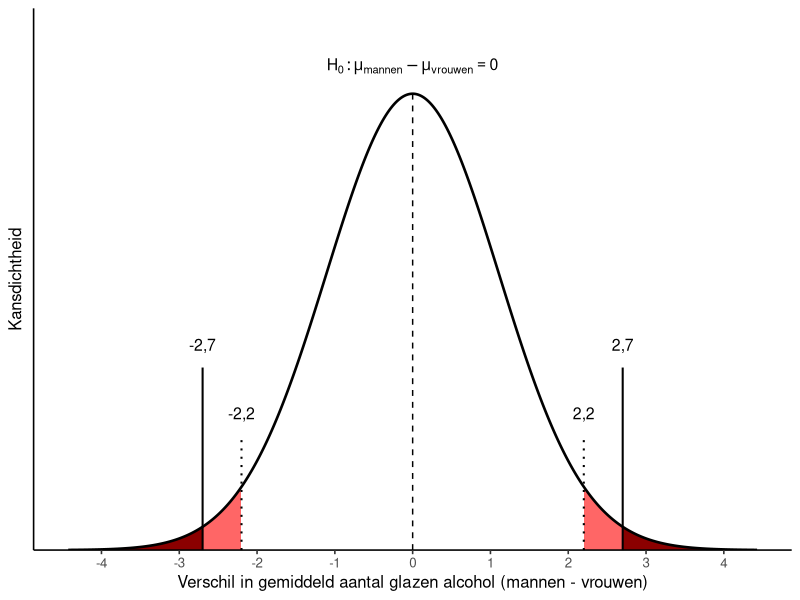

Write R code to recreate this figure.
# Steekproevenverdeling onder H0 met de kritieke grenzen (-2,2 en 2,2 glas)
# bij een significantieniveau van 5% (tweezijdig). Het gebied voorbij
# deze grenzen is rood gekleurd: daar wordt H0 verworpen.
# Het gevonden verschil (2,7 glas) en het gespiegelde verschil (-2,7) staan
# als doorgetrokken lijn in de figuur. Het gebied voorbij -2,7 en 2,7 is
# donkerrood: dat is de tweezijdige overschrijdingskans (p-waarde).

library(ggplot2)

komma <- \(b) format(b, decimal.mark = ",", trim = TRUE)

plot_h0_overschrijding <- function(n_mannen = 20, n_vrouwen = 20,
                                   s_mannen = 3.5, s_vrouwen = 3.5,
                                   gevonden = 2.7, grens = 2.2,
                                   bereik_se = 4) {
  # Standaardfout van het verschil tussen twee gemiddelden
  se <- sqrt(s_mannen^2 / n_mannen + s_vrouwen^2 / n_vrouwen)
  top <- dnorm(0, sd = se)

  x <- seq(-bereik_se * se, bereik_se * se, length.out = 1000)
  data <- data.frame(verschil = x, dichtheid = dnorm(x, mean = 0, sd = se))

  # Twee staarten voorbij de kritieke grenzen
  staart_links  <- subset(data, verschil <= -grens)
  staart_rechts <- subset(data, verschil >= grens)

  # Twee staarten voorbij het gevonden verschil: de tweezijdige p-waarde
  p_links  <- subset(data, verschil <= -gevonden)
  p_rechts <- subset(data, verschil >= gevonden)

  ggplot(data, aes(x = verschil, y = dichtheid)) +
    geom_area(data = staart_links,  fill = "red", alpha = 0.6) +
    geom_area(data = staart_rechts, fill = "red", alpha = 0.6) +
    geom_area(data = p_links,  fill = "darkred") +
    geom_area(data = p_rechts, fill = "darkred") +
    geom_line(linewidth = 0.9) +
    # Stippellijnen bij de kritieke grenzen, met de waarden erboven
    annotate(
      "segment", x = c(-grens, grens), xend = c(-grens, grens),
      y = 0, yend = top * 0.25, linetype = "dotted", linewidth = 0.7
    ) +
    annotate(
      "text", x = c(-grens, grens), y = top * 0.30,
      label = komma(c(-grens, grens)), size = 4
    ) +
    # Verticale lijnen bij het gevonden verschil en het gespiegelde verschil
    annotate(
      "segment", x = c(-gevonden, gevonden), xend = c(-gevonden, gevonden),
      y = 0, yend = top * 0.4, linewidth = 0.7
    ) +
    annotate(
      "text", x = c(-gevonden, gevonden), y = top * 0.45,
      label = komma(c(-gevonden, gevonden)), size = 4
    ) +
    annotate(
      "segment", x = 0, xend = 0, y = 0, yend = top,
      linetype = "dashed", linewidth = 0.5
    ) +
    annotate(
      "text", x = 0, y = top * 1.06,
      label = "H[0]: mu[mannen] - mu[vrouwen] == 0",
      parse = TRUE, size = 4
    ) +
    scale_x_continuous(
      breaks = seq(-floor(bereik_se * se), floor(bereik_se * se), by = 1),
      labels = komma
    ) +
    scale_y_continuous(expand = expansion(mult = c(0, 0.12))) +
    labs(
      x = "Verschil in gemiddeld aantal glazen alcohol (mannen - vrouwen)",
      y = "Kansdichtheid"
    ) +
    theme_classic(base_size = 12) +
    theme(
      axis.text.y  = element_blank(),
      axis.ticks.y = element_blank()
    )
}

# 20 mannen en 20 vrouwen, s = 3,5, gevonden verschil = 11,4 - 8,7 = 2,7
# Kritieke grens: t(0,975; df = 38) * SE = 2,024 * 1,107 = 2,24 (afgerond 2,2)
figuur <- plot_h0_overschrijding(n_mannen = 20, n_vrouwen = 20,
                                 gevonden = 2.7, grens = 2.2)

dir.create("afbeeldingen", showWarnings = FALSE)
ggsave("afbeeldingen/h0_tweezijdige_p.png", figuur,
       width = 7, height = 4, dpi = 300)
